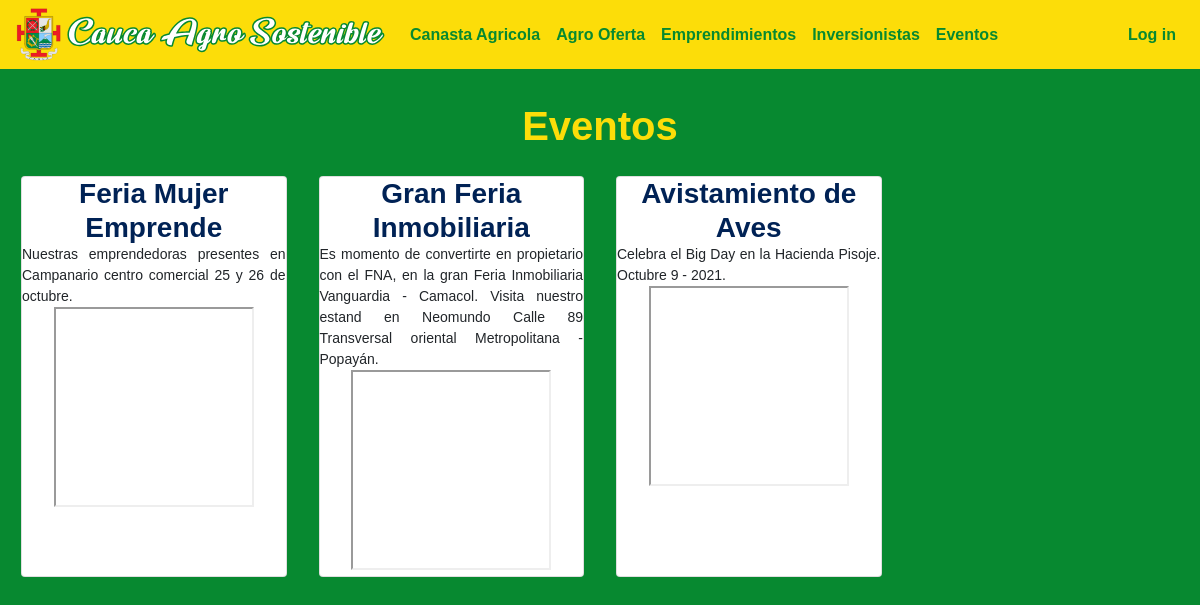
/eventos, run on the app's committed database.
### caucaSostenible/models.py (models this page shows)
class Event(models.Model):
   name = models.CharField(max_length=60)
   description = models.CharField(max_length=600)

### caucaSostenible/views.py (the view)
# urls.py: path("eventos", views.events_view, name="eventos"),
def events_view(request):
    events = Event.objects.all()
    return render(request, "general/eventos.html", {"events": events})

### caucaSostenible/templates/general/eventos.html
{% extends "general/layout.html" %}
{% load static %}
{% block body %}
<div id="main-container">
    <h1>
        <center>Eventos</center>
    </h1>
    <div class="form-row">
        {% for event in events %}
        <div class="col-12 col-sm-3 col-lg-3 p-3">
            <article class="card h-100 bg-sucess">
                <center>
                    <h3 class="title">{{ event.name}}</h3>
                    <p style="text-align: justify;">{{event.description}}</p>
                    <iframe src="https://www.google.com/maps/d/embed?mid=1F7B0_t-ij_vbqXhnC8PNVyP5XHE0vQTV" width="200"
                        height="200"></iframe>
                </center>
            </article>
        </div>
        {% endfor %}
    </div>
</div>
{% endblock %}

### caucaSostenible/static/caucaSostenible/css/generalStyles.css (style rules this page uses)
body { font-size: 14px; font-family: Arial, sans-serif; }

### caucaSostenible/static/caucaSostenible/css/styles.css (style rules this page uses)
body { padding: 0px 0px; background: rgb(6,87,32); background: linear-gradient(180deg, rgba(6,87,32,1) 0%, rgba(7,137,48,1) 7%, rgba(7,137,48,1) 93%, rgba(6,87,32,1) 100%); }
h1 { color: #fcdd09; font-weight: bold; margin: 0 0 10px 0; }
h3 { color: #002255; margin: 0 0 7px 0; }
#main-container { padding: 12px 10px; }
p { margin: 0 0; }
html { min-height: 100%; }
.title { color: #002255; font-weight: bold; margin-bottom: 0px }

### data on the page
Event: name "Feria Mujer Emprende", description "Nuestras emprendedoras presentes en Campanario centro comercial 25 y 26 de octubre."
Event: name "Gran Feria Inmobiliaria", description "Es momento de convertirte en propietario con el FNA, en la gran Feria Inmobiliaria Vanguardia - Camacol. Visita nuestro estand en Neomundo Calle 89 Transversal oriental Metropolitana - Popayán."
Event: name "Avistamiento de Aves", description "Celebra el Big Day en la Hacienda Pisoje. Octubre 9 - 2021."
